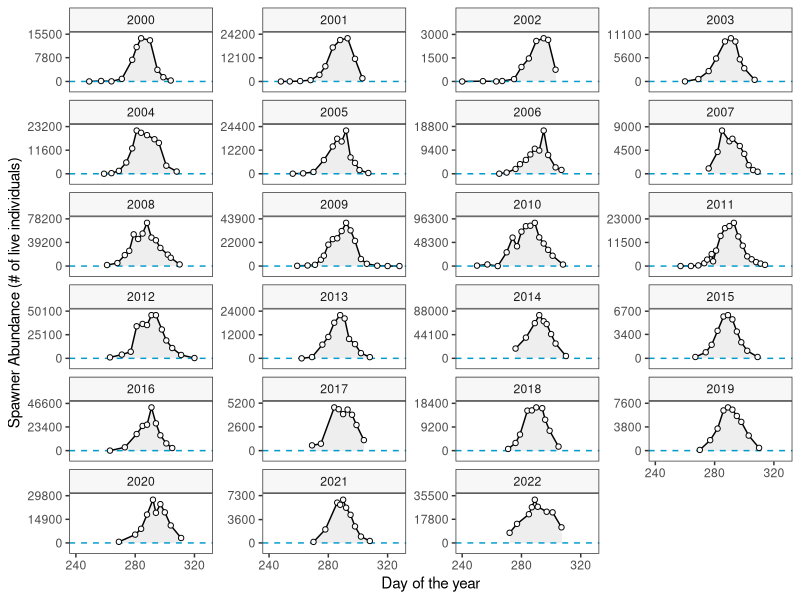
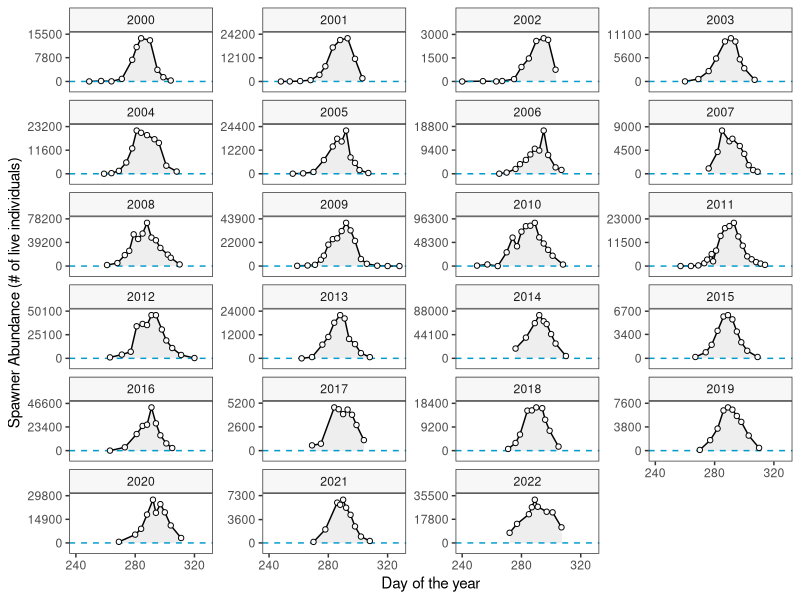

Reproduce these figures in R, in order. (Note: this script raises an error after producing the figures.)
# Braden Judson
# Function for making AUC plots.

# Set project directory.
setwd("~/oksox_auc/aucs")

# Load libraries.
library(tidyverse); library(lubridate)

# Develop function. 
auc <- function(data, date, count) {
  
  # Function for rounding values to a given accuracy.
  round_any <- function(x, accuracy, f = round) 
               {f(x/accuracy)*accuracy}
  
  # Function for setting year-specific y-axis breaks (n=3).
  cbs <- function(y) {c(0, round_any(max(y)/2.1, 100),
                        round_any(max(y) - 0.05*(max(y)), 100))}
  
  # Function for extending y axis limits to best see the data.
  ylim <- function(y) {c(min(y) - 0.25*max(y), max(y) + max(y)*0.15)}
  
  # Reformat variables.
  data$year = as.factor(lubridate::year(data[[date]]))
  data$date = yday(data$date)
  data[[count]] = as.numeric(data[[count]])
  
  # Pass to ggplot.
  (plot <- ggplot(data = data, 
                  aes(x = .data[[date]],
                      y = .data[[count]])) +
      
      # Fill in area under AUC with gray.
      geom_area(aes(y = .data[[count]]), 
                fill = "gray",   
                alpha = 0.25) +
      
      # Connect data points with black line.
      geom_line() +
      
      # Plot distirbutions year-by-year with free y-axes.
      facet_wrap(~ year, as.table = TRUE,
                 scales = "free_y",
                 ncol = 4) +
      
      # Add blue dotted line indicating zero.
      geom_hline(yintercept = 0,
                 color = "deepskyblue3",
                 linewidth = 0.5,
                 linetype = "dashed") +
      
      # Add individual data points on top of other geoms.
      geom_point(shape = 21, color = "black",
                 fill = "gray99") +
      
      # Use custom function to add 3 evenly spaced y-axis ticks.
      scale_y_continuous(expand = c(0,0), 
                         breaks = cbs,
                         limits = ylim) +
      
      # Keep x-axis consistent.
      scale_x_continuous(breaks = c(240, 280, 320)) +
      
      # Black and white theme.
      theme_bw() +
      
      # Remove grid lines.
      theme(panel.grid = element_blank()) +
      xlab("Day of the year") + 
      ylab("Spawner Abundance (# of live individuals)") +
      
      # Lighten background ribbon colour.
      theme(strip.background = element_rect(fill = "gray97")))
  
      aucs <- data %>%            
      # Assign to data to new variable to calculate AUCs.
      
      group_by(year) %>%   
      # Group by sampling year.
      
      mutate(tdiff = date - lag(date),                      
             # Difference in dates (time diff).
             
             tdiff = replace(tdiff, which(tdiff < 0), NA),
             # Negative times (spanning years) should be NA.
             
             xbar = (.data[[count]] + lag(.data[[count]]))/2, 
             # Average of counts wrt previous count
             
             fishdays = case_when(                          
               is.na(xbar) ~ .data[[count]] * 11/2,         
               # First survey, calculate left tail.
               
               !is.na(xbar) ~ tdiff * xbar
               # If not last survey, follow algorithmin of Hillborn.
             ),
             # Counts are time diff * average count.
             cumulative = collapse::fcumsum(fishdays)) %>%  
        
      # Cumulative summary vals - ignores NAs,
      group_by(year) %>%     
      
      summarise(total_auc = max(cumulative, na.rm = TRUE) +
                  # Take the total count...
                  
                  (.data[[count]][which.max(date)]*(11/2)),
                  # ... and estimate right-most tail with known residency time.
                
                nerkids = round(total_auc/11,0))
                  # Divide the whole thing by the residency time.
  
  # Saves outcome as list with 1) plots and 2) summary of the data.
  list(plots = plot,
       summ = aucs)
  
  # Prints plot automatically. 
  print(plot)
  
}


# Lower Osoyoos River ----------------------------------------------------------

# Read enumeration data in and manipulate it into two columns.
counts <- read.csv("lowerOSO_counts.csv", na.strings = "") %>% 
  select(c(1,2,7)) %>% 
  filter(!is.na(index_date)) %>% 
  mutate(index_date = dmy(index_date)) %>% 
  mutate_if(is.character, as.numeric) %>% 
  mutate(total = rowSums(.[,c(2,3)],
                         na.rm = TRUE)) %>% 
  select(c(1,ncol(.))) %>% 
  `colnames<-`(., c("date", "live")) %>% 
  arrange(date); head(counts)

# Run plotting function.
oso_plots <- auc(data = counts, date = "date", count = "live")

# Save figures.
ggsave("plots/oso_auc.png", units = "px", 
       width = 2000, height = 2000)


# Penticton --------------------------------------------------------------------

# Read in data. Requires some manipulation.
pen <- read.csv("nerkids_all_yrs.csv") %>% 
  arrange(date) %>% 
  filter(stream != "Shingle Creek") %>% 
  select(1,3); head(pen)
  # Check that date format is interpretable by function.

pen_plots <- auc(data = pen, date = "date", count = "count")

ggsave("plots/pen_auc.png", units = "px", 
       width = 2000, height = 1300)

# Shingle ----------------------------------------------------------------------

# x axis marks are weird for shingle and mcintyre - needs fixing.

library(lubridate)

shingle <- read.csv("nerkids_all_yrs.csv") %>% 
  arrange(date) %>% 
  filter(stream == "Shingle Creek") %>%
  filter(lubridate::year(ymd(date)) > 2014) %>% 
  select(1,3); head(shingle)
# Check that date format is interpretable by function.

shinplots <- auc(data = shingle, date = "date", count = "count") 

ggsave("plots/shin_auc.png", units = "px", 
       width = 2000, height = 1300)


# Above McIntyre ---------------------------------------------------------------

# CHECK 2011 point, seems incorrect? maybe 2010 too

mcin <- read.csv("midOSO_counts.csv", na.strings = "") %>% 
  select(1:2) %>% 
  filter(!is.na(Date)) %>% 
  mutate(date = dmy(Date)) %>%  
  select(2:3) %>% 
  `colnames<-`(., tolower(colnames(.)))

mcinplots <- auc(data = mcin, 
                 date = "date", 
                 count = "live")

ggsave("plots/mcintyre_auc.png", units = "px", 
       width = 2000, height = 2000)
